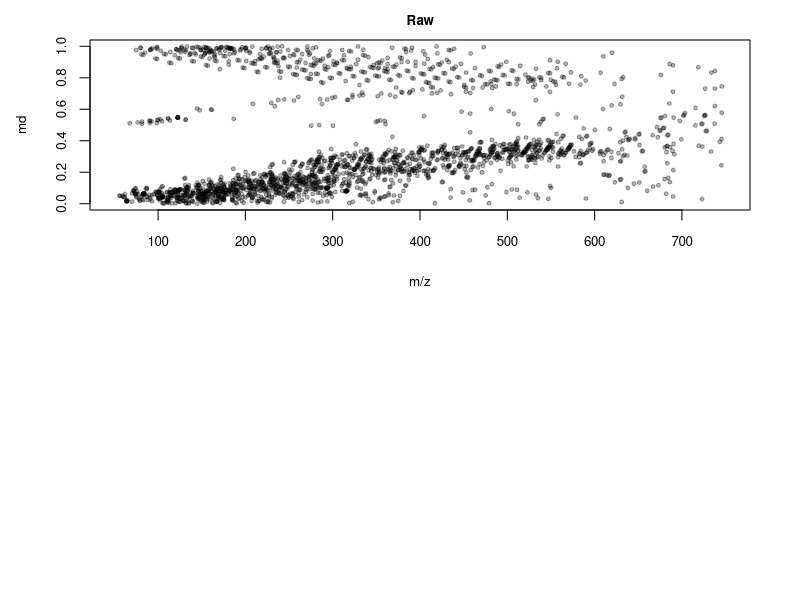

This chart was generated by the following R code: (Note: this script raises an error after producing the figure.)
#m/z defect filtering commands
#12-04-2016

#---------------------------------------------------------------------------------
#The following chunck of code will remove features in your LC-MS data identified as salt clusters based on m/z defect, retention time and an inclusion list derived from the human metabolome database (included in this package).
#your feature table must have LC-MS features in rows, m/z in column 1 (labelled "mz"), followed by retention time in column 2 (labelled "rt").
#-------------------------------------------------------------------------------- 

#read in feature table you want to filter
mydata<-read.table("example_data.txt",  header=T, check.names=F, row.names=1, sep="\t")

#set rt threshold
rt=0.8

#set mass accuracy (in Daltons) for inclusion list matching
ma=0.01

#calculate m/z defect using modulus function
out<-matrix(data=NA, nrow =nrow(mydata), ncol=1)
rownames(out)<-rownames(mydata)

for(i in 1:nrow(mydata)){
out[i,]<-mydata[i,1]%%1
colnames(out)<-"md" 
}

mydata<-cbind(mydata,out)

#fit mydata to m/z defect maxima equation
f<- function(x){
y<-0.00112*x + 0.01953
return(y)
}

fit<-as.data.frame(t(apply(mydata,1,f)))

#read in hmdb inclusion list
hmdb<-read.table("hmdb_inclusions_list.txt",  header=T, check.names=F, row.names=1, sep="\t")

#find masses in inclusion list in mydata 
in_list<-hmdb[which(hmdb$"inclusion"=="y"),]
cmp <- function(mydata, in_list, cutoff=ma){abs(in_list-mydata) <= cutoff}
match<-which(outer(in_list$mz, mydata$mz, cmp), arr.ind=TRUE)
fc <- factor(match[,2])
I<-rownames(mydata)[as.numeric(levels(fc))]

#keep rows in mydata if m/z defect is less than or equal to fitted value OR rt > threshold OR value is in inclusion list

filtered<-mydata[which((mydata$"md"<= fit$"mz")|rownames(mydata) %in% I | mydata$"rt" >rt),]

#write filtered table to file
write.table(filtered,"feature_list_mz_defect_filtered.txt",sep="\t",col.names=NA)

#plot mz vs md of raw and filtered features 
pdf("mz defect plot before and after filter.pdf", height=6.5,width=5)  
par(mfrow=c(2,1),mai=c(0.9,0.9,0.4,0.5))
plot(mydata$"mz",mydata$"md",cex.axis=0.8,col=adjustcolor("black",alpha=0.3),pch=20,cex=0.8,ylim=c(0,1),xlim=c(50,750),ylab="md",xlab="m/z",main="Raw",cex.lab=0.8,cex.main=0.8)
plot(keep$"mz",keep$"md",cex.axis=0.8,col=adjustcolor("black",alpha=0.3),pch=20,cex=0.8,ylim=c(0,1),xlim=c(50,750),ylab="md",xlab="m/z",main="Filtered",cex.lab=0.8,cex.main=0.8)
dev.off()
